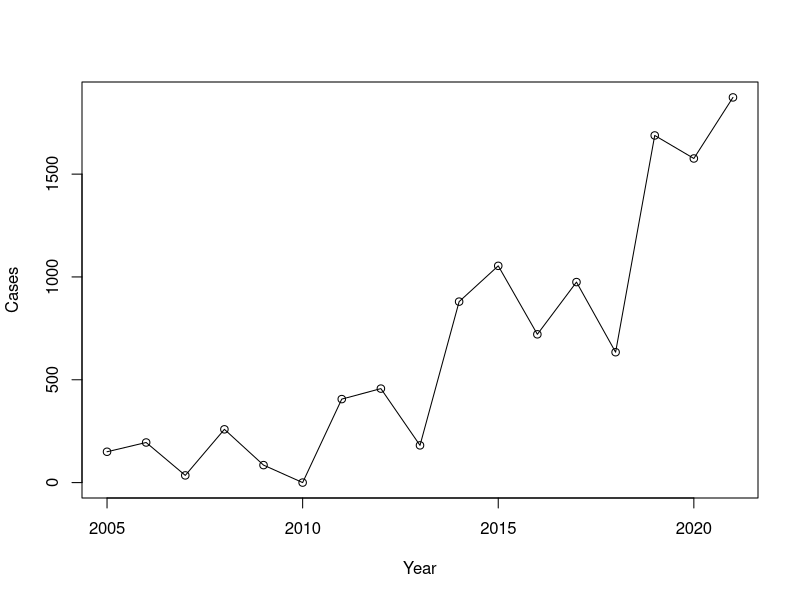
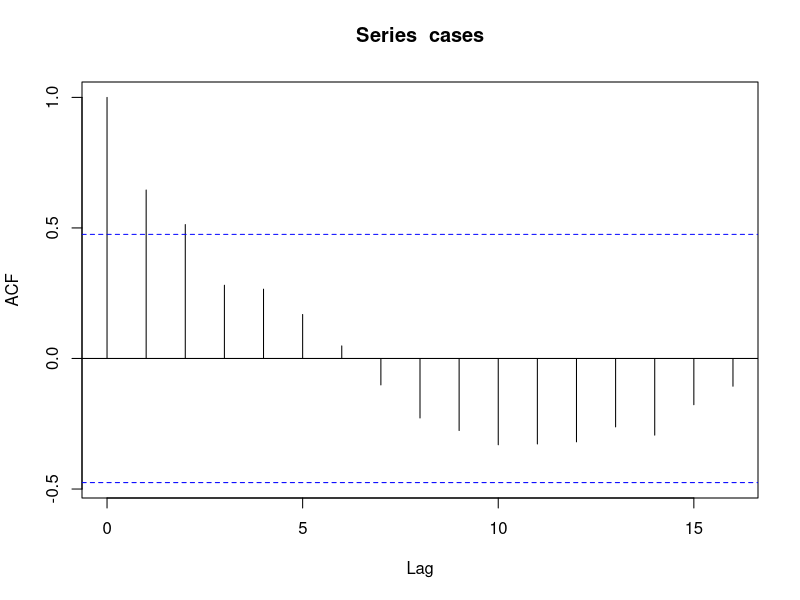
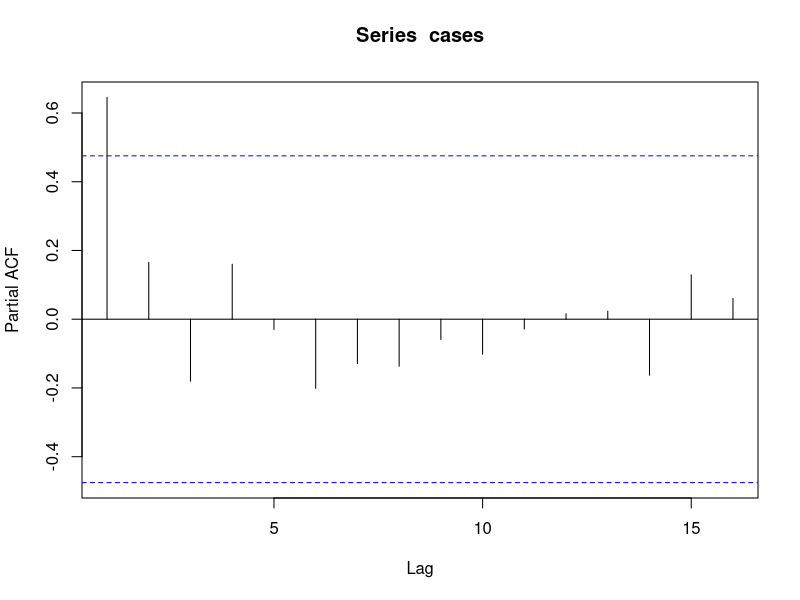
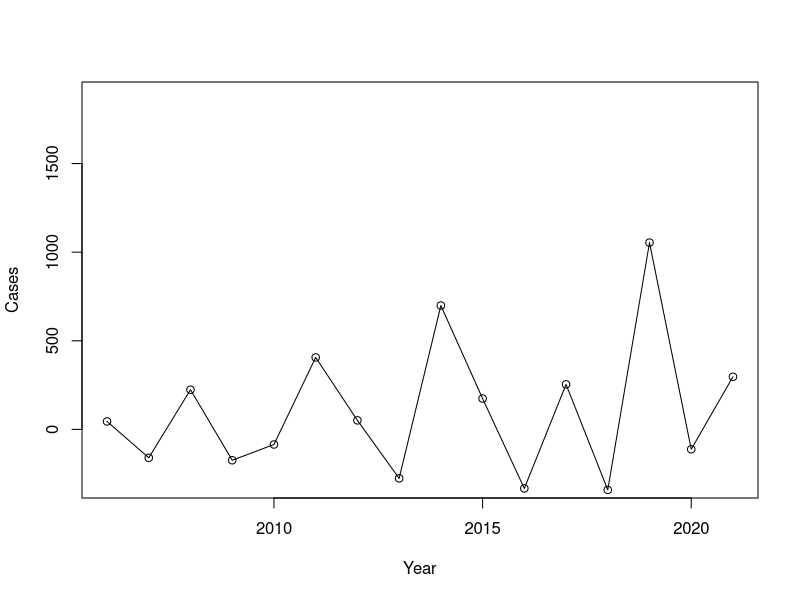
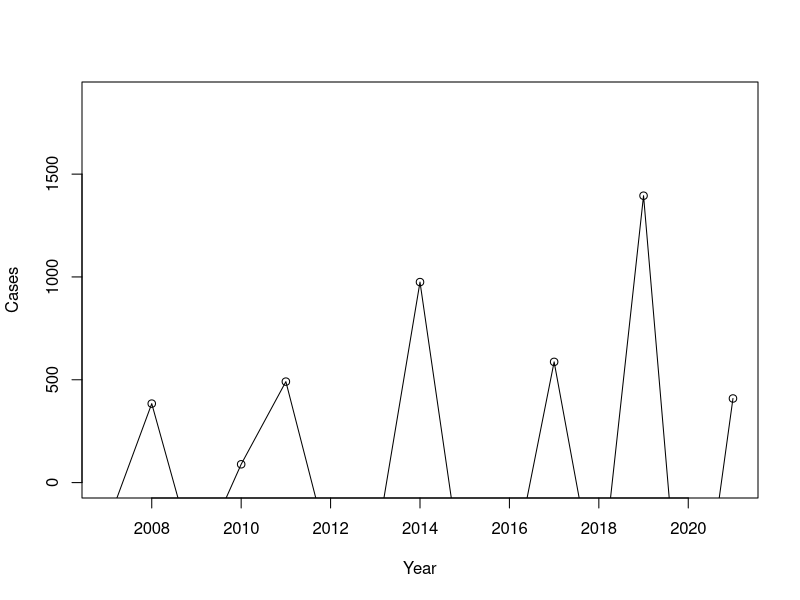
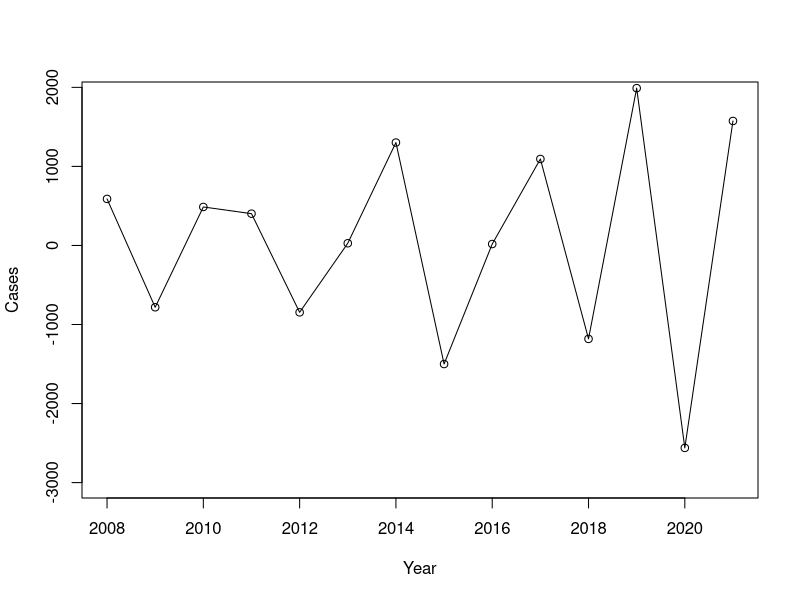
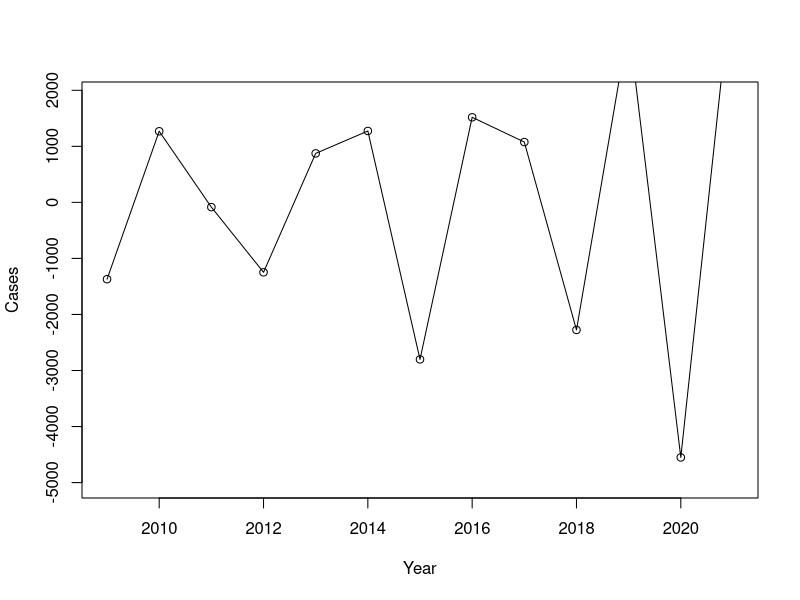
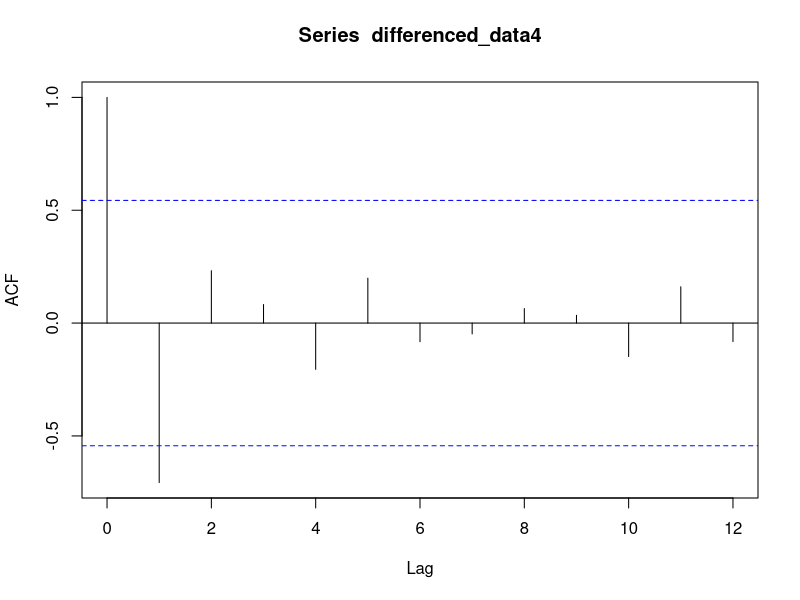

These charts were generated, in order, by the following R code: (Note: this script raises an error after producing the figures.)
library(tidyverse)   # For data manipulation
library(ggplot2)     # For data visualization
library(forecast)    # For time series forecasting and ARIMA
library(tseries)

data <- read.csv("data/data.csv")
data

cases <- data$Reported.cases.Leishmaniasis
cases
yearz <- 2005:2021
yearz

#Time series plot
windows(width = 8, height = 6)

plot(yearz, cases, xlim = c(2005, 2021), ylim = c(0, max(cases)), type = "o", xlab = "Year", ylab = "Cases")

#Plotting ACF and PACF
acf(cases, lag.max = 100)

pacf(cases, lag.max = 100)


differenced_data1 <- diff(cases, 1,1)
differenced_data1
yearz <- 2006:2021
yearz


plot(yearz, differenced_data1, xlim = c(2006, 2021), ylim = c(-300, max(cases)), type = "o", xlab = "Year", ylab = "Cases")


differenced_data2 <- diff(cases, 1,2)
differenced_data2
length(differenced_data2)

yearz <- 2007:2021
yearz
plot(yearz, differenced_data2, xlim = c(2007, 2021), ylim = c(min(cases), max(cases)), type = "o", xlab = "Year", ylab = "Cases")

differenced_data3 <- diff(cases, 1,3)
differenced_data3
length(differenced_data3)



yearz <- 2008:2021
yearz

plot(yearz, differenced_data3, xlim = c(2008, 2021), ylim = c(-3000, max(cases)), type = "o", xlab = "Year", ylab = "Cases")

adf_test <- adf.test(differenced_data3)
adf_test



differenced_data4 <- diff(cases, 1,4)
differenced_data4
length(differenced_data4)

yearz <- 2009:2021
yearz
plot(yearz, differenced_data4, xlim = c(2009, 2021), ylim = c(-5000, max(cases)), type = "o", xlab = "Year", ylab = "Cases")

adf_test <- adf.test(differenced_data4)
adf_test



#If your data is not stationary, apply differencing to make it stationary.
original_data <- cases
order_of_differencing <- 0
adf_p_value <- 1

while (adf_p_value >= 0.05) {  # Check for stationarity using ADF test
  if (order_of_differencing > 0) {
    differenced_data <- diff(original_data, differences = order_of_differencing)
  } else {
    differenced_data <- original_data
  }
  
  adf_result <- adf.test(differenced_data)
  adf_p_value <- adf_result$p.value
  
  if (adf_p_value >= 0.05) {
    order_of_differencing <- order_of_differencing + 1
    original_data <- differenced_data
  }
}

cat("Order of differencing:", order_of_differencing, "\n")
cat("Final ADF p-value:", adf_p_value, "\n")






acf(differenced_data4, lag.max=100)
pacf(differenced_data4, lag.max=100)



#model 1 ARIMA(0,4,1)
fit1 = arima(cases, order = c(0,4,1))
tsdiag(fit1)
summary(fit1)

#model 2 ARIMA(1,4,0)

fit2 = arima(cases, order = c(1,4,0))
tsdiag(fit2)
summary(fit2)


#model 3 auto
library(forecast)
fit3 = auto.arima(cases)
tsdiag(fit3)
summary(fit3)



#Conclusion

x_limits <- c(2005, 2024)

plot(yearz, cases, xlim =x_limits , ylim = c(-400, 8000), type = "o", xlab = "Year", ylab = "Cases")
lines(yearz, cases, type="l" )
lines(yearz, cases-fit1$residuals, type="l", col="red")




# forecast for 10 steps ahead
forecast = predict(fit1, n.ahead=3)
forecast
forecasted_values <- forecast$pred
forecasted_values

# Ensure you have the last observed value from your original time series
last_observed_value <- cases[length(cases)]
last_observed_value

# Initialize a vector to store recovered predictions
recovered_predictions <- numeric(length(forecasted_values))
recovered_predictions

# Reverse the differencing operation
for (i in 1:length(forecasted_values)) {
  recovered_predictions[i] <- last_observed_value + forecasted_values[i]
  last_observed_value <- recovered_predictions[i]
}
recovered_predictions
# Now, 'recovered_predictions' contains the predictions in the original scale

forecasted_years <- 2022:2024
lines(forecasted_years, recovered_predictions, type = "o", col = "red")
lines(forecasted_years, recovered_predictions-1.96*forecast$se, col="blue")
lines(forecasted_years, recovered_predictions+1.96*forecast$se, col="blue")
# Customize the x-axis ticks to increment by 1
axis(1, at = seq(2005, 2024, by = 1))





























